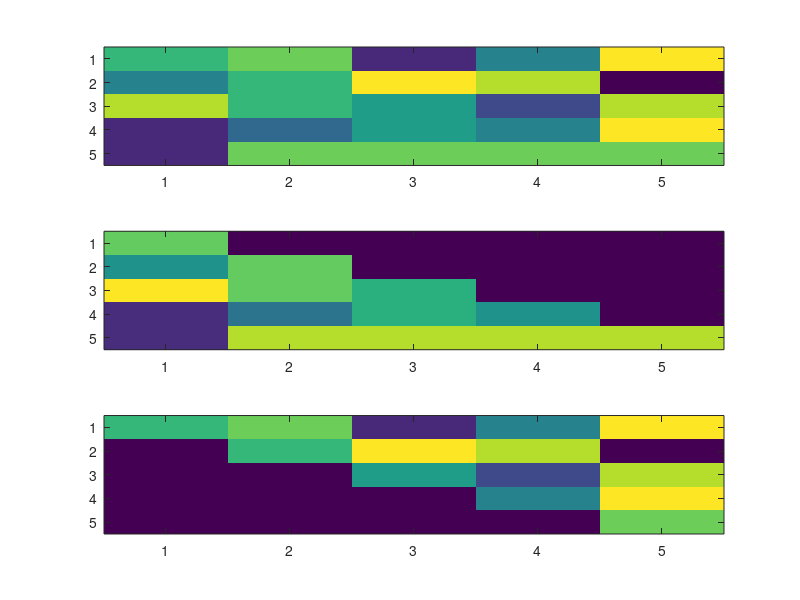

Recreate this plot in MATLAB.
% creating a lower and upper triangular matrix

A = round(10*rand(5)); % creating random matrix

% initialize the L and U matrix
L = zeros(5); 
U = zeros(5);
% append data in L
for i=1:5
  for j =1:5
    if ~(j>i)
      L(i,j) = A(i,j);
    end % end if statement
  end % end j
end % end i
% loop end

% append data in L
for i=1:5
  for j =1:5
    if ~(i>j)
      U(i,j) = A(i,j);
    end % end if statement
  end % end j
end % end i
% loop end

subplot(311), imagesc(A)
subplot(312), imagesc(L)
subplot(313), imagesc(U)